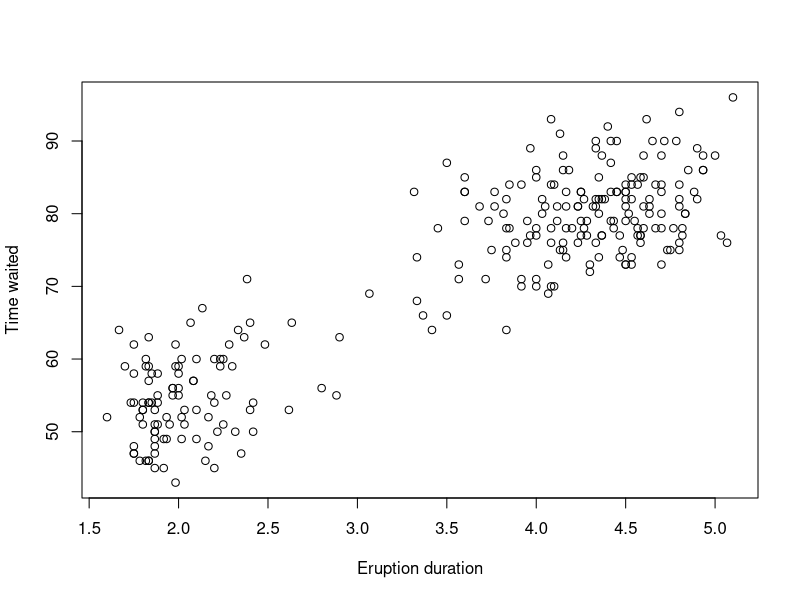
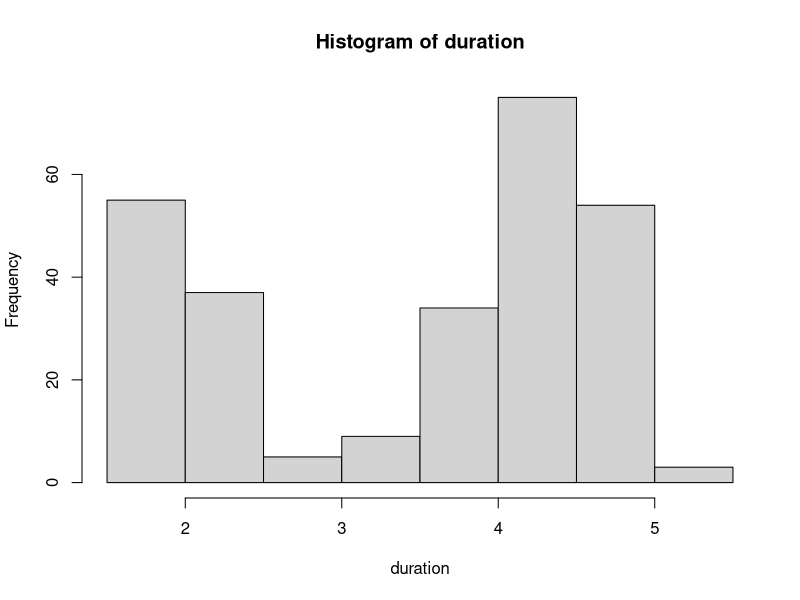
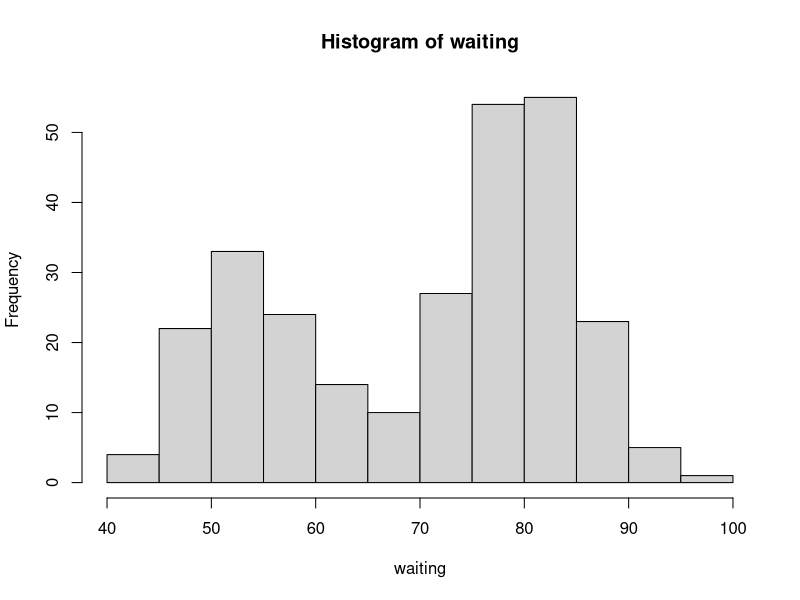

Generate these figures, in order, with R:
## ---- chunk 1
knitr::opts_chunk$set(echo = TRUE)
## ---- chunk 2
data(faithful)   
duration = faithful$eruptions   
waiting = faithful$waiting 
plot(waiting~duration, xlab="Eruption duration", ylab="Time waited")  
hist(duration)
hist(waiting)
